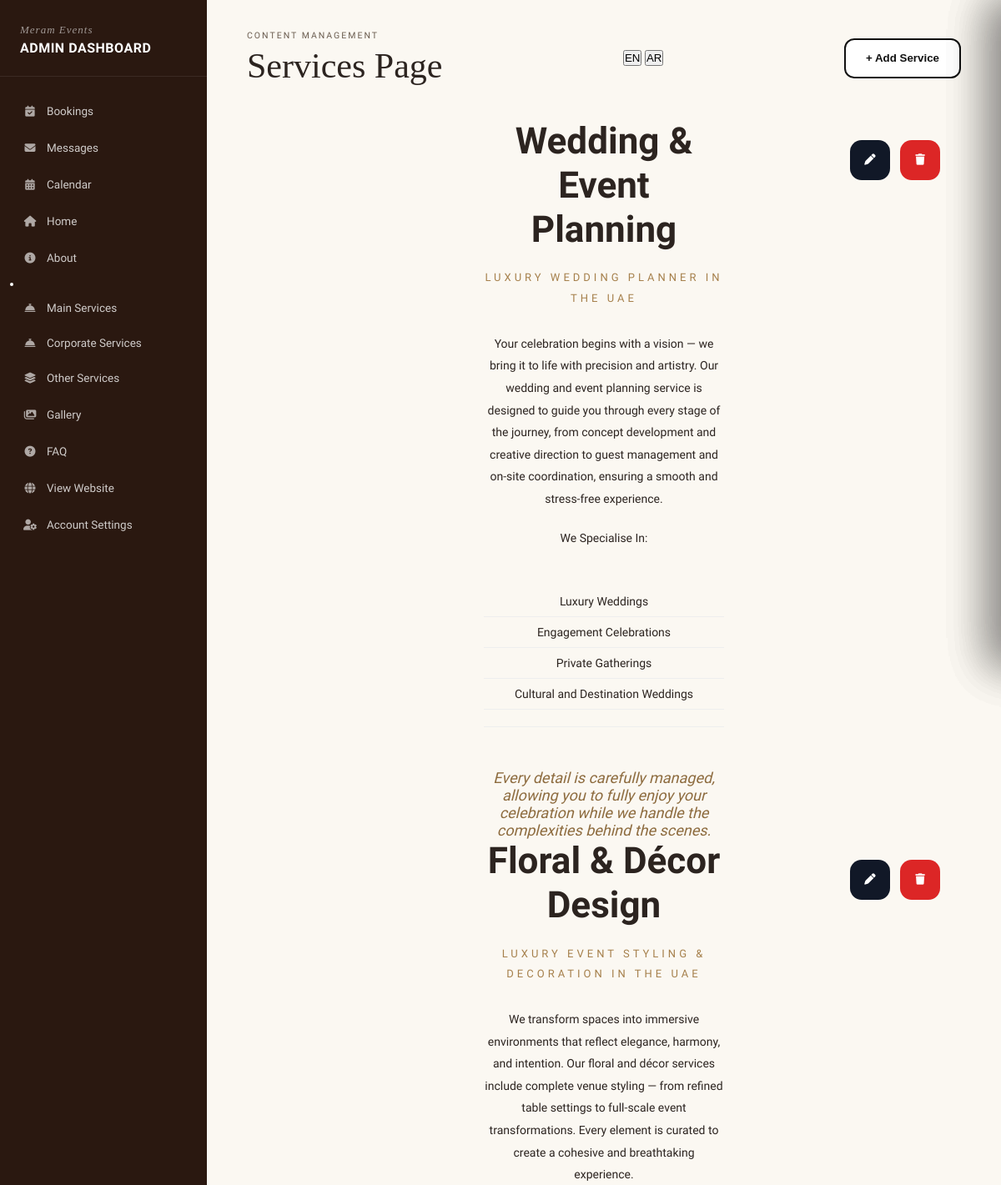
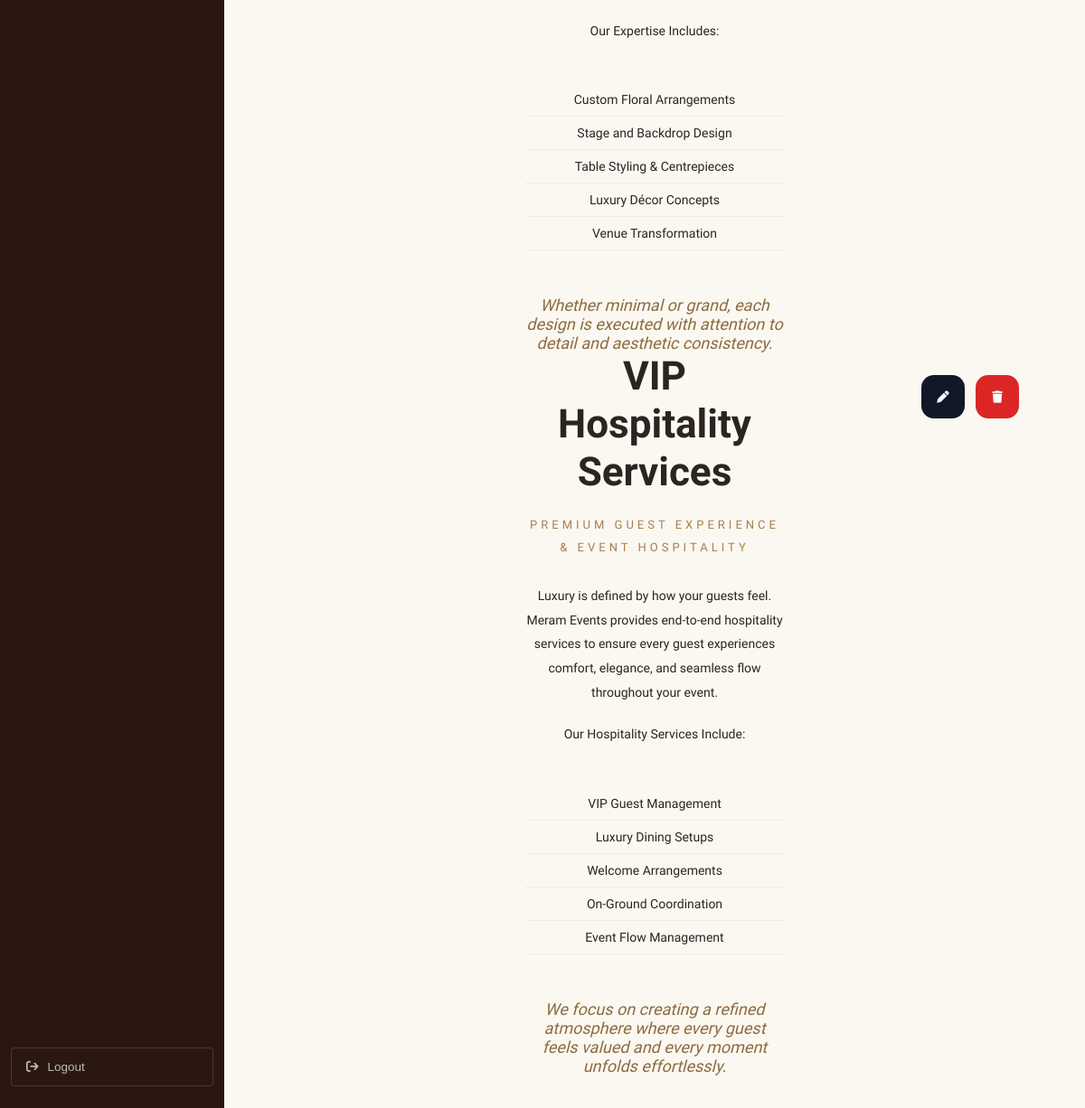
The page /dashboard/services/ (signed in) on the database its author committed (2 pictures, top to bottom).
### main/models.py (models this page shows, shortened)
class MainService(models.Model):
    card_title = models.CharField(max_length=255)
    title = models.CharField(max_length=255)
    tagline = models.CharField(max_length=255)
    description = models.TextField()
    bullet1 = models.CharField(max_length=255, blank=True)
    bullet2 = models.CharField(max_length=255, blank=True)
    bullet3 = models.CharField(max_length=255, blank=True)
    bullet4 = models.CharField(max_length=255, blank=True)
    bullet5 = models.CharField(max_length=255, blank=True)
    quote = models.TextField(blank=True)
    card_title_ar = models.CharField(
        max_length=255,
        blank=True
    )
    title_ar = models.CharField(
        max_length=255,
        blank=True
    )
    tagline_ar = models.CharField(
        max_length=255,
        blank=True
    )
    description_ar = models.TextField(
        blank=True
    )
    bullet1_ar = models.CharField(max_length=255, blank=True)
    bullet2_ar = models.CharField(max_length=255, blank=True)
    bullet3_ar = models.CharField(max_length=255, blank=True)
    bullet4_ar = models.CharField(max_length=255, blank=True)
    bullet5_ar = models.CharField(max_length=255, blank=True)
    quote_ar = models.TextField(blank=True)
    card_image = models.ImageField(
        upload_to='services/cards/'
    )
    left_image = models.ImageField(
        upload_to='services/details/'
    )
    right_image = models.ImageField(
        upload_to='services/details/'
    )

### main/views.py (the view)
# urls.py: path('dashboard/services/', views.dashboard_services, name='dashboard_services'),
@login_required
def dashboard_services(request):
    hero = ServiceHero.objects.first()
    services = MainService.objects.all()
    return render(
        request,
        "dashboard/services.html",
        {
            "hero": hero,
            "services": services,
            "form": MainServiceForm(),
            "active_page": "services"
        }
    )

### main/templates/dashboard/services.html (shortened to what this page needs)
{% extends "dashboard/dashboard_base.html" %}
{% load static %}
{% block dashboard_content %}
<div class="db-header-row mb-4">
    <div>
        <div class="db-breadcrumb">
            CONTENT MANAGEMENT
        </div>
        <h1 class="db-page-title">
            Services Page
        </h1>
    </div>
    <div class="lang-switch">
    <button type="button" onclick="setLang('en')" class="lang-btn active">EN</button>
    <button type="button" onclick="setLang('ar')" class="lang-btn">AR</button>
</div>
    <button
    class="add-service-btn"
    onclick="openDrawer('addDrawer')"
>
    + Add Service
</button>
</div>
{% for service in services %}
<div class="service-preview">
    <div class="service-actions">
    <button
        type="button"
        class="action-btn edit-btn"
        onclick="openDrawer('drawer{{ service.id }}')"
    >
        <i class="fas fa-pen"></i>
    </button>
    <form
        method="POST"
        action="{% url 'dashboard_service_delete' service.id %}"
    >
        <button
            type="submit"
            class="action-btn delete-btn"
        >
            <i class="fas fa-trash"></i>
        </button>
    </form>
</div>
    <div class="row g-0 align-items-stretch">
        <div class="col-lg-3">
            {% if service.left_image %}
            <img loading="lazy" decoding="async" src="{{ service.left_image.url }}" class="preview-img">
            {% endif %}
        </div>
        <div class="col-lg-6 service-content">
    <h2 class="lang-text"
        data-en="{{ service.title }}"
        data-ar="{{ service.title_ar }}">
        {{ service.title }}
    </h2>
    <p class="tagline lang-text"
        data-en="{{ service.tagline }}"
        data-ar="{{ service.tagline_ar }}">
        {{ service.tagline }}
    </p>
    <p class="lang-text"
        data-en="{{ service.description }}"
        data-ar="{{ service.description_ar }}">
        {{ service.description }}
    </p>
    <p class="lang-text"
        data-en="{{ service.card_title }}"
        data-ar="{{ service.card_title_ar }}">
        {{ service.card_title }}
    </p>
    <ul>
        <li class="lang-text" data-en="{{ service.bullet1 }}" data-ar="{{ service.bullet1_ar }}">{{ service.bullet1 }}</li>
        <li class="lang-text" data-en="{{ service.bullet2 }}" data-ar="{{ service.bullet2_ar }}">{{ service.bullet2 }}</li>
        <li class="lang-text" data-en="{{ service.bullet3 }}" data-ar="{{ service.bullet3_ar }}">{{ service.bullet3 }}</li>
        <li class="lang-text" data-en="{{ service.bullet4 }}" data-ar="{{ service.bullet4_ar }}">{{ service.bullet4 }}</li>
        <li class="lang-text" data-en="{{ service.bullet5 }}" data-ar="{{ service.bullet5_ar }}">{{ service.bullet5 }}</li>
    </ul>
    <blockquote class="lang-text"
        data-en="{{ service.quote }}"
        data-ar="{{ service.quote_ar }}">
        {{ service.quote }}
    </blockquote>
</div>
        <div class="col-lg-3">
            {% if service.right_image %}
            <img loading="lazy" decoding="async" src="{{ service.right_image.url }}" class="preview-img">
            {% endif %}
        </div>
    </div>
</div>
{% endfor %}
{% endblock %}

### main/templates/dashboard/dashboard_base.html (shortened to what this page needs)
{% load static %}
<!DOCTYPE html>
<html lang="en">
<head>
    <link rel="stylesheet" href="https://cdnjs.cloudflare.com/ajax/libs/font-awesome/6.4.0/css/all.min.css">
</head>
<body>
<div class="db-layout">
    <aside class="db-sidebar">
        <div class="db-sidebar-brand">
            <div class="db-sidebar-brand-name">Meram Events</div>
            <div class="db-sidebar-title">Admin Dashboard</div>
        </div>
        <nav class="db-nav">
            <a href="{% url 'dashboard_bookings' %}" class="{% if active_page == 'booking' %}active{% endif %}">
                <i class="fa-solid fa-calendar-check"></i> Bookings
            </a>
            <a href="{% url 'dashboard_contacts' %}" class="{% if active_page == 'contacts' %}active{% endif %}">
                <i class="fa-solid fa-envelope"></i> Messages
            </a>
            <a href="{% url 'dashboard_calendar' %}" class="{% if active_page == 'calendar' %}active{% endif %}">
                <i class="fa-solid fa-calendar-days"></i> Calendar
            </a>
            <a href="{% url 'dashboard_home_editor' %}" class="{% if active_page == 'home_editor' %}active{% endif %}">
                <i class="fa-solid fa-house"></i> Home
            </a>
            <a href="{% url 'dashboard_about_editor' %}" class="{% if active_page == 'about_editor' %}active{% endif %}">
                <i class="fa-solid fa-circle-info"></i> About
            </a>
            <li>
            <a href="{% url 'dashboard_services_editor' %}"
            class="{% if active_page == 'services_editor' %}active{% endif %}">
                <i class="fas fa-concierge-bell"></i>
                <span>Main Services</span>
            </a>
        <a href="{% url 'dashboard_corporate_services_editor' %}"
           class="{% if active_page == 'corporate_services_editor' %}active{% endif %}">
        <i class="fas fa-concierge-bell"></i>
        <span>Corporate Services</span>
        </a>
        <a href="{% url 'dashboard_other_services_editor' %}"
    class="{% if active_page == 'other_services_editor' %}active{% endif %}">
        <i class="fas fa-layer-group"></i>
        <span>Other Services</span>
    </a>
    </li>
    <a href="{% url 'dashboard_gallery_editor' %}" class="{% if active_page == 'gallery_editor' %}active{% endif %}">
                <i class="fa-solid fa-images"></i> Gallery
    </a>
        <a href="{% url 'dashboard_faqs' %}"
                class="{% if active_page == 'faq' %}active{% endif %}">
                    <i class="fa-solid fa-circle-question"></i> FAQ
                </a>
     <a href="/" target="_blank">
                <i class="fa-solid fa-globe"></i> View Website
            </a>
            <a href="{% url 'dashboard_account' %}" class="{% if active_page == 'account' %}active{% endif %}">
                <i class="fa-solid fa-user-gear"></i> Account Settings
            </a>
        </nav>
        <div class="db-sidebar-footer">
            <form method="post" action="{% url 'dashboard_logout' %}">
                <button type="submit" class="db-logout">
                    <i class="fa-solid fa-arrow-right-from-bracket"></i> Logout
                </button>
            </form>
        </div>
    </aside>
    <main class="db-main">
        {% block dashboard_content %}{% endblock %}
    </main>
</div>
</body>
</html>

### main/templates/dashboard/dashboard_base.html (style rules this page uses)
:root { --db-dark: #2A1810; --db-dark-2: #311F13; --db-maroon: #3D1A12; --db-cream: #FBF8F2; --db-border: #E5DFD3; --db-text: #2C2420; --db-text-mid:#6B5D50; --db-red: #B23A2E; --db-green: #3F7D4A; --db-gold: #C9A96E; }
* { margin:0;padding:0;box-sizing:border-box; }
body { font-family:'Hanken Grotesk',sans-serif; background:var(--db-cream); color:var(--db-text); font-size:14px; }
a { text-decoration:none;color:inherit; }
.db-layout { display:flex; min-height:100vh; }
.db-sidebar { width:248px; flex-shrink:0; background:var(--db-dark); color:#fff; display:flex; flex-direction:column; padding:28px 0 24px; position:fixed; top:0; left:0; bottom:0; overflow-y:auto; }
.db-sidebar-brand { padding:0 24px 24px; border-bottom:1px solid rgba(255,255,255,0.08); margin-bottom:20px; }
.db-sidebar-brand-name { font-family:'Cormorant Garamond',serif; font-size:13px; letter-spacing:1px; font-style:italic; color:rgba(255,255,255,0.55); }
.db-sidebar-title { font-size:16px; font-weight:700; letter-spacing:0.5px; text-transform:uppercase; color:#fff; margin-top:4px; }
.db-nav { flex:1; display:flex; flex-direction:column; gap:2px; padding:0 12px; }
.db-nav a { display:flex; align-items:center; gap:12px; padding:13px 16px; border-radius:4px; font-size:13.5px; font-weight:500; color:rgba(255,255,255,0.78); transition:all 0.2s; position:relative; }
.db-nav a i { width:16px; text-align:center; font-size:13px; opacity:0.8; }
.db-sidebar-footer { padding:0 12px; margin-top:20px; }
.db-logout { display:flex; align-items:center; gap:10px; padding:13px 16px; border-radius:4px; font-size:13.5px; font-weight:500; color:rgba(255,255,255,0.7); border:1px solid rgba(255,255,255,0.15); transition:all 0.2s; cursor:pointer; background:none; width:100%; }
.db-main { flex:1; margin-left:248px; padding:36px 48px; }
.db-breadcrumb { font-size:10.5px; letter-spacing:2px; text-transform:uppercase; color:var(--db-text-mid); margin-bottom:6px; font-weight:500; }
.db-page-title { font-family:'Cormorant Garamond',serif; font-size:42px; font-weight:500; color:var(--db-text); margin-bottom:28px; }
.db-header-row { display:flex; justify-content:space-between; align-items:flex-start; margin-bottom:28px; }

### main/templates/dashboard/services.html (style rules this page uses)
.db-header-row { display:flex; justify-content:space-between; align-items:center; margin-bottom:40px; }
.db-page-title { margin:0; }
.add-service-btn { height:48px; padding:0 24px; border:2px solid #111; background:#fff; color:#111; border-radius:12px; font-weight:600; transition:.3s; }
.service-preview { position:relative; }
.service-preview .row { min-height:680px; margin:0; display: flex; flex-wrap: nowrap; }
.preview-img { width:100%; height:680px; object-fit:cover; display:block; }
.service-content { min-height:680px; display:flex; flex-direction:column; justify-content:center; align-items:center; text-align:center; padding:0 70px; }
.service-content h2 { font-size:44px; font-weight:700; margin-bottom:20px; line-height:1.2; }
.service-content .tagline { margin-bottom:28px; letter-spacing:4px; text-transform:uppercase; font-size:13px; color:#a6804c; }
.service-content p { max-width:580px; margin-bottom:20px; line-height:1.9; }
.service-content ul { width:100%; max-width:500px; list-style:none; padding:0; margin:25px 0; }
.service-content ul li { padding:10px 0; border-bottom:1px solid #eee; }
.service-content blockquote { margin-top:25px; font-size:18px; font-style:italic; color:#8d6b3e; max-width:500px; }
.service-actions { position:absolute; top:20px; right:20px; z-index:50; display:flex; gap:10px; }
.service-preview .col-lg-3 { flex:0 0 25%; max-width:25%; }
.service-preview .col-lg-6 { flex:0 0 50%; max-width:50%; }
.service-actions { position:absolute; top:25px; right:25px; z-index:100; display:flex; gap:12px; }
.action-btn { width:48px; height:48px; border:none; border-radius:14px; display:flex; align-items:center; justify-content:center; cursor:pointer; transition:.3s; }
.edit-btn { background:#111827; color:#fff; }
.delete-btn { background:#dc2626; color:#fff; }

### rows shown on the page
MainService: left_image (picture), title "Wedding & Event Planning", tagline "LUXURY WEDDING PLANNER IN THE UAE", description "Your celebration begins with a vision — we bring it to life with precision and artistry. Our wedding and event planning service is designed to guide you through every stage of the journey, from concept development and creative direction to guest management and on-site coordination, ensuring a smooth and stress-free experience.", card_title "We Specialise In:", bullet1 "Luxury Weddings", bullet2 "Engagement Celebrations", bullet3 "Private Gatherings", bullet4 "Cultural and Destination Weddings", quote "Every detail is carefully managed, allowing you to fully enjoy your celebration while we handle the complexities behind the scenes.", right_image (picture)
MainService: left_image (picture), title "Floral & Décor Design", tagline "LUXURY EVENT STYLING & DECORATION IN THE UAE", description "We transform spaces into immersive environments that reflect elegance, harmony, and intention. Our floral and décor services include complete venue styling — from refined table settings to full-scale event transformations. Every element is curated to create a cohesive and breathtaking experience.", card_title "Our Expertise Includes:", bullet1 "Custom Floral Arrangements", bullet2 "Stage and Backdrop Design", bullet3 "Table Styling & Centrepieces", bullet4 "Luxury Décor Concepts", bullet5 "Venue Transformation", quote "Whether minimal or grand, each design is executed with attention to detail and aesthetic consistency.", right_image (picture)
MainService: left_image (picture), title "VIP Hospitality Services", tagline "PREMIUM GUEST EXPERIENCE & EVENT HOSPITALITY", description "Luxury is defined by how your guests feel. Meram Events provides end-to-end hospitality services to ensure every guest experiences comfort, elegance, and seamless flow throughout your event.", card_title "Our Hospitality Services Include:", bullet1 "VIP Guest Management", bullet2 "Luxury Dining Setups", bullet3 "Welcome Arrangements", bullet4 "On-Ground Coordination", bullet5 "Event Flow Management", quote "We focus on creating a refined atmosphere where every guest feels valued and every moment unfolds effortlessly.", right_image (picture)
